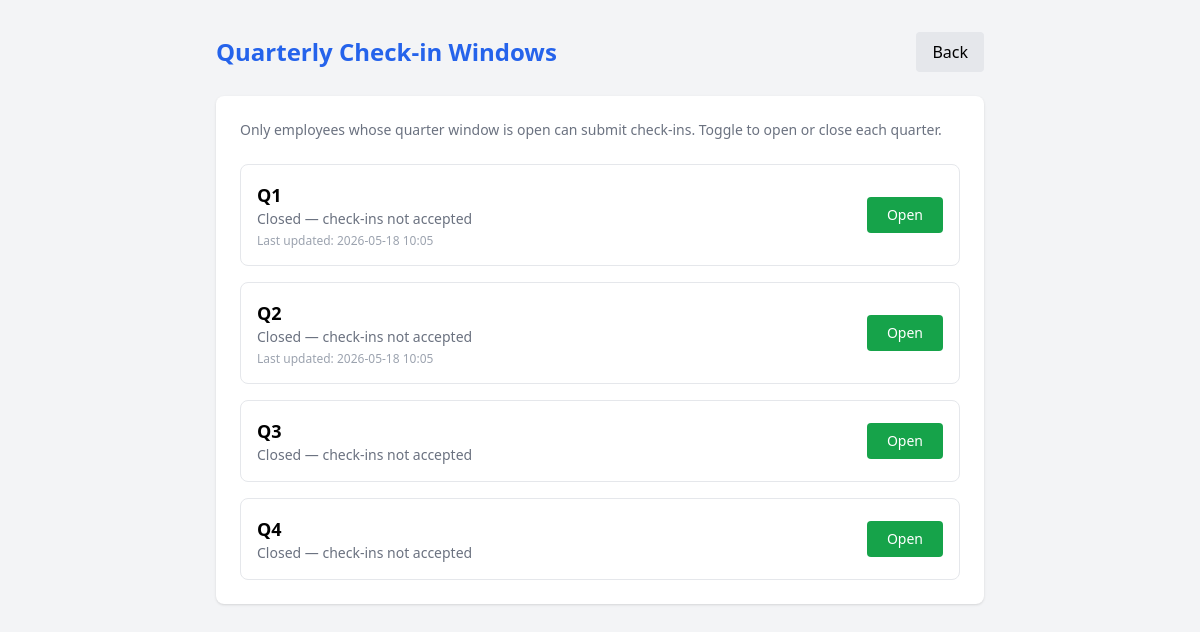
The page /admin/checkin-windows (signed in) on the database its author committed.
### app/models.py (models this page shows)
class CheckInWindow(Base):
    __tablename__ = "checkin_windows"
    id = Column(Integer, primary_key=True, index=True)
    quarter = Column(String, nullable=False)  # Q1 / Q2 / Q3 / Q4
    is_open = Column(Boolean, default=False)
    opened_by = Column(Integer, ForeignKey("users.id"), nullable=True)
    updated_at = Column(DateTime, default=datetime.utcnow)

### app/routes/admin.py (the view)
@router.get("/checkin-windows")
def checkin_windows(request: Request, user=Depends(require_admin), db: Session = Depends(get_db)):
    quarters = ["Q1", "Q2", "Q3", "Q4"]
    windows = {w.quarter: w for w in db.query(CheckInWindow).all()}
    return templates.TemplateResponse(request, "admin/checkin_windows.html", {
        "user": user,
        "quarters": quarters,
        "windows": windows
    })

### app/templates/admin/checkin_windows.html (shortened to what this page needs)
<!DOCTYPE html>
<html>
<head>
    <script src="https://cdn.tailwindcss.com"></script>
</head>
<body class="bg-gray-100 p-8">
<div class="max-w-3xl mx-auto">
    <div class="flex justify-between items-center mb-6">
        <h1 class="text-2xl font-bold text-blue-600">Quarterly Check-in Windows</h1>
        <a href="/admin/dashboard" class="bg-gray-200 px-4 py-2 rounded">Back</a>
    </div>
    <div class="bg-white rounded-lg shadow p-6">
        <p class="text-sm text-gray-500 mb-6">
            Only employees whose quarter window is open can submit check-ins.
            Toggle to open or close each quarter.
        </p>
        <div class="space-y-4">
            {% for quarter in quarters %}
            {% set window = windows.get(quarter) %}
            {% set is_open = window.is_open if window else false %}
            <div class="flex items-center justify-between p-4 border rounded-lg
                {% if is_open %}border-green-300 bg-green-50{% else %}border-gray-200{% endif %}">
                <div>
                    <p class="font-semibold text-lg">{{ quarter }}</p>
                    <p class="text-sm text-gray-500">
                        {% if is_open %}
                            Opened — employees can submit check-ins
                        {% else %}
                            Closed — check-ins not accepted
                        {% endif %}
                    </p>
                    {% if window and window.updated_at %}
                    <p class="text-xs text-gray-400 mt-1">
                        Last updated: {{ window.updated_at.strftime('%Y-%m-%d %H:%M') }}
                    </p>
                    {% endif %}
                </div>
                <form method="POST" action="/admin/checkin-windows/toggle/{{ quarter }}">
                    <button type="submit"
                        class="px-5 py-2 rounded font-medium text-sm
                        {% if is_open %}bg-red-500 text-white hover:bg-red-600
                        {% else %}bg-green-600 text-white hover:bg-green-700{% endif %}">
                        {% if is_open %}Close{% else %}Open{% endif %}
                    </button>
                </form>
            </div>
            {% endfor %}
        </div>
    </div>
</div>
</body>
</html>

### rows shown on the page
CheckInWindow: updated_at "2026-05-18 10:05"
CheckInWindow: updated_at "2026-05-18 10:05"

### other values the page prints
{{ quarter }} "Q1" "Q2" "Q3" "Q4"
